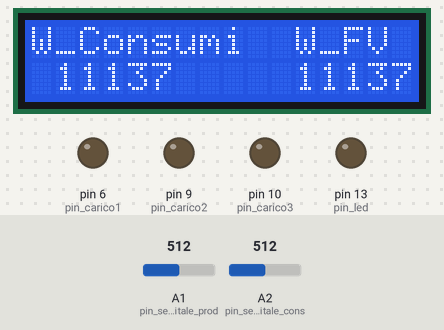
A sketch run on a simulated Arduino Uno, built with avr-gcc and run on an emulated ATmega328P. Parts: 16×2 character LCD, output pins drawn as LEDs (lit = HIGH). The test bench sets the inputs (shaded band); at power-on: A1 (pin_sensore_digitale_prod) = 512, A2 (pin_sensore_digitale_cons) = 512.

Above: at 4.3 s.
4.4 s: A1 (pin_sensore_digitale_prod) set to 190
At 5.6 s:
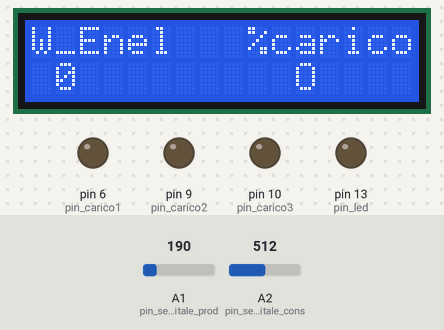
5.9 s: A1 (pin_sensore_digitale_prod) set to 208
At 7.3 s:
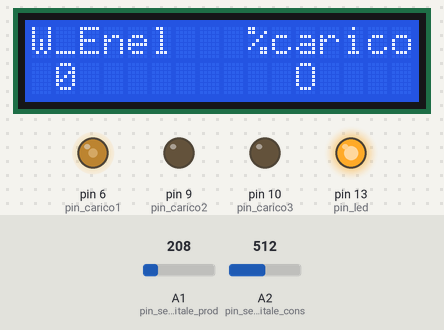
8.9 s: A1 (pin_sensore_digitale_prod) set to 122
11.4 s: A2 (pin_sensore_digitale_cons) set to 190
13.1 s: A2 (pin_sensore_digitale_cons) set to 212
At 15.0 s:
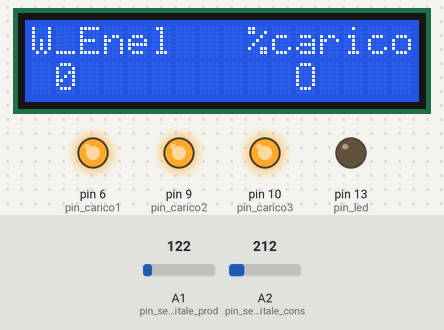
Timing chart, 0 to 16.5 s (numbered marks = the images above; inputs shaded):
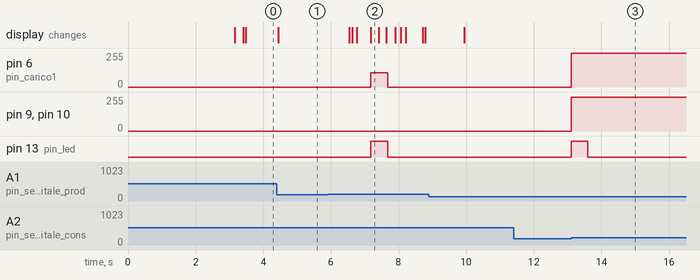

The sketch:

Penelope_2_Plus.ino
```cpp
/*
 PENELOPE_2_PLUS
 PROGRAMMA FV AUTOCONSUMO ZERO CON 2 SENSORI DIGITALI, "PENELOPE" E CON PIU' USCITE PWM:
 Versione per display 2x16 SERIALE (A4 e A5)
 Allaccio contatori a A1 e A2
 Uscite PWM: D6, D9 e D10
 autore SoftPlus Consumo Zero - email: luigi.marchi.faenza@gmail.com
 Versione 2 PLUS per PLC Forum - aggiornamento software del 7 maggio 2016:
 //
 //
 ATTENZIONE, IMPORTANTE:
 Arduino funziona a 5 volt e non ha problemi di sorta, circa il rischio di scariche elettriche.
 Circa l'alimentatore da rete è OBBLIGATORIO utilizzare un caricabatteria da telefonino (a norma) con uscita 8, 9 volt DC.
 Per operare sulle parti hardware di contorno occorre avere le competenze ed esperienze consolidate.
 Occorre essere ESPERTI e CON PATENTINO per gli interventi SUL QUADRO ELETTRICO e in apparecchiature con tensioni di rete (230 AC)
 e/o tensioni elevate di stringhe di pannelli fotovoltaici. E' pertanto necessario affidarsi a personale qualificato.
 Il produttore del software declina ogni responsabilità per danni elettrici.
 Quanto ai danni derivante da malfunzionamento del software, il produttore del software declina ogni responsabilità circa:
 1) danni derivanti da utilizzo di componentistica di contorno;
 2) danni derivanti da modifica del software originario;
 3) danni derivanti da scarsa esperienza e scarsa capacità professionale dell'installatore.
 //
 //
 IMPORTANTE: i due sensori da quadro vanno collocati: uno sulla linea dei consumi domestici, l'altro sulla linea che va all'inverter
 il relè a stato solido per il carico (boiler, stufette, scaldabagni) va inserito sulla linea dei consumi, perchè, per equilibrare
 produzione e consumi, si deve misurare, fra i consumi, anche quelli del carico aggiuntivo.
 //
 IMPORTANTE: i sensori digitali producono degli impulsi la cui distanza, l'uno dall'altro, è inversamente proporzionale alla potenza:
 ciò comporta una certa lentezza nella valutazione dei piccoli carichi,la contropartita è una misurazione "fiscale" della massima
 precisione, come i contatori Enel; i sensori utilizzati (reperibili presso ELCOTRONIC Srl) richiedono 3200 impulsi ora per un KWora.
 //
 Basetta di interfaccia, tra contatori e Arduino: 2 resistenze da 39 Kohm lato massa e 2 da 100 ohm lato 5 volt.
 Relativamente al numero di impulsi, va utilizzato il software relativo, oppure modificare le istruzioni che fanno riferimento
 agli impulsi (3200, 2000, 1000, ecc.)

 Modificare l'impostazione del display seriale (LiquiCrystal_I2C) in relazione all'hardware utilizzato:
 Non ci sono trimmer di taratura, neppure software:
 //
 */
#include <Arduino.h> //inclusione della libreria base:
// includere altre librerie:
#include <Wire.h>
#include <LiquidCrystal_I2C.h>
// *******************************DISPLAY SERIALE **************************************************
// LiquidCrystal_I2C lcd(0x20, 2, 1, 0, 4, 5, 6, 7, 3, POSITIVE);    // LCM1602 IIC A0 A1 A2:
// LiquidCrystal_I2C lcd(0x27, 2, 1, 0, 4, 5, 6, 7, 3, POSITIVE);    // LCM1602 IIC V1:
 LiquidCrystal_I2C lcd(0x3F, 2, 1, 0, 4, 5, 6, 7, 3, POSITIVE);    // indirizzo LCD Philips PCF8574AT:
// **************************************************************************************************
//
// ***************************************************************
int impulsi_x_Kw = 3200;                // dato modificabile:
// ***************************************************************
int parametro_modifica = 3000;          // dato modificabile:
// ***************************************************************
// altre definizioni:
//
// definizione delle variabili e dei pin di INPUT e OUTPUT:
int pin_carico1 = 6;        // carico analogico PWM1:
int pin_carico2 = 9;        // carico analogico PWM2:
int pin_carico3 = 10;        // carico analogico PWM3:
int pin_consumi = A2;       // pin dove arrivano gli impulsi dei consumi:
int pin_produzione = A1;    // pin dove arrivano gli impulsi della produzione fotovoltaica:
// il display seriale va collegato ai pin A4 e A5, oltre a 5 volt e GND:
int long ciclopwm = 0;       // va bene:
//int ciclopwm = 0;                    // questo va bene:
int ciclopwm1 = 0;                    // questo va bene:
int ciclopwm2 = 0;                    // questo va bene:
int ciclopwm3 = 0;                    // questo va bene:
unsigned long conta1 = 0;
unsigned long conta2 = 0;
unsigned long conta3 = 0;
unsigned long val_prod = 0;
unsigned long val_cons = 0;
int aumento = 0;
int potenza_watt_consumi = 0;
int potenza_watt_produzione = 0;
int buttonState = 0;
int modificaOK = 0;
int aumentoOK = 0;
unsigned long vecchio_millis_consumi = 0;
unsigned long corrente_millis_consumi = 0;
unsigned long tempo_trascorso_consumi = 0;
unsigned long vecchio_millis_produzione = 0;
unsigned long corrente_millis_produzione = 0;
unsigned long tempo_trascorso_produzione = 0;
unsigned long tempo_trascorso = 0;
unsigned long stop_tempo = 0;
unsigned long val;
unsigned long val1;
unsigned long val2;
unsigned int cicli = 0 ;
unsigned long sommaFV = 0;
unsigned long sommaCons = 0;
unsigned long millesimi = 0;
unsigned long mill_produzione = 0;
unsigned long mill_consumi = 0;
unsigned long tempo_adesso_consumi = 0;
unsigned long tempo_adesso_produzione = 0;
int volt_partitore_consumi = 0;
int volt_partitore_produzione = 0;
int modifica_rilevazioni = 0;
// altre definizioni:
void setup()
{
  pinMode(pin_carico1, OUTPUT);   //pin digitale 8 uscita carico PWM:
  pinMode(pin_carico2, OUTPUT);   //pin digitale 9 uscita carico PWM:
  pinMode(pin_carico3, OUTPUT);   //pin digitale 10 uscita carico PWM:
  pinMode(13, OUTPUT);           //pin led, o relè:
  pinMode(A1, INPUT);             //pin sensore digitale produzione:
  pinMode(A2, INPUT);             //pin sensore digitale consumi:
  //
  lcd.begin(16,2);  // Inizializzo LCD 16 caratteri per 2 linee, SERIALE:
  lcd.print("    SoftPlus    ");
  lcd.setCursor(0, 1);
  lcd.print("  Consumo Zero  ");
  delay(3000);
  //
  lcd.begin(16,2);
}
//
// Inizia ciclo
void loop() {
  //
  //
  // step 1 lettura dei dati digitali:
  //
  tempo_adesso_consumi = millis();
  if (tempo_adesso_consumi > vecchio_millis_consumi + 100)   // bisogna che siano passati almeno 100 millisecondi dall'ultima lettura:
  {
    // legge lo stato e percepisce l'impulso sul pin deputato a rilevare i consumi:
    //    buttonState = digitalRead(pin_consumi);
    //    if (buttonState == 1) // oppure if (buttonState == HIGH): è indifferente:
    volt_partitore_consumi = analogRead(A2);
    if (volt_partitore_consumi > 200)       // la tensione deve essere maggiore di 1 volt:
    {
      corrente_millis_consumi = millis();
      tempo_trascorso_consumi = corrente_millis_consumi - vecchio_millis_consumi;
      vecchio_millis_consumi = corrente_millis_consumi;
      // calcolo produzione media, in watt, di tempo in tempo:
      // 3200 impulsi ora per 1 Kwh, cioè 1.000 wattora:
      // per ogni 1000 wattora serve 1 impulso ogni 3600/3200 secondi cioè ogni 1,125 secondi:
      // se gli impulsi arrivano ogni 11,25 secondi abbiamo 100 wattora e così via:
      // poi bisogna tradurre in millesimi, laddove 1,125 secondi sono 1.125 millesimi di secondo:
      //       potenza_watt_consumi = 1000000 / tempo_trascorso_consumi * 36 / 64;        //valido per contatore da 6400 impulsi:
      potenza_watt_consumi = 1000000 / tempo_trascorso_consumi * 36 / (impulsi_x_Kw / 100);       //valido per qualunque contatore:
      //       potenza_watt_consumi = 1000000 / tempo_trascorso_consumi * 36 / 20;        //valido per contatore da 2000 impulsi:
      //       potenza_watt_consumi = 1000000 / tempo_trascorso_consumi * 36 / 10;        //valido per contatore da 1000 impulsi:
      val_cons = potenza_watt_consumi;
      val2 = val_cons;
      buttonState = 0;
      modifica_rilevazioni = 1;
      //    delay(100);        // ritardo per stoppare la ricerca degli impulsi e evitare disguidi:
    }
  }
  //
  //
  tempo_adesso_produzione = millis();
  if (tempo_adesso_produzione > vecchio_millis_produzione + 100)   // bisogna che siano passati almeno 100 millisecondi dall'ultima lettura:
  {
    // legge lo stato e percepisce l'impulso sul pin deputato a rilevare la produzione:
    volt_partitore_produzione = analogRead(A1);
    if (volt_partitore_produzione > 200)       // la tensione deve essere maggiore di 1 volt:
    {
      corrente_millis_produzione = millis();
      tempo_trascorso_produzione = corrente_millis_produzione - vecchio_millis_produzione;
      vecchio_millis_produzione = corrente_millis_produzione;
      // calcolo produzione media, in watt, di tempo in tempo:
      // 3200 impulsi ora per 1 Kwh, cioè 1.000 wattora:
      // cioè per ogni 1000 wattora serve 1 impulso ogni 3600/3200 secondi cioè ogni 1,125 secondi:
      // cioè se gli impulsi arrivano ogni 11,25 secondi abbiamo 100 wattora e così via:
      // poi bisogna tradurre in millesimi, laddove 1,125 secondi sono 1.125 millesimi di secondo:
      //       potenza_watt_produzione = 1000000 / tempo_trascorso_produzione * 36 / 64;       //valido per contatore da 6400 impulsi:
      //       potenza_watt_produzione = 1000000 / tempo_trascorso_produzione * 36 / 32;       //valido per contatore da 3200 impulsi:
      potenza_watt_produzione = 1000000 / tempo_trascorso_produzione * 36 / (impulsi_x_Kw / 100);       //valido per qualunque contatore:
      //       potenza_watt_produzione = 1000000 / tempo_trascorso_produzione * 36 / 10;       //valido per contatore da 1000 impulsi:
      val_prod = potenza_watt_produzione;
      val1 = val_prod;
      modifica_rilevazioni = 1;
      //    buttonState = 0;
      //    aumentoOK = 0;
      //    delay(100);        // ritardo per stoppare la ricerca degli impulsi e evitare disguidi:
    }
  }
  //
  //
  conta1 = (conta1 + 1);
  conta2 = (conta2 + 1);
  conta3 = (conta3 + 1);
  //
  //
  // step 2 modifica del cicloPWM per azzerare il differenziale tra produzione e consumi:
  //
  // faccio la modifica ogni volta che arriva un nuovo impulso dal contatore dei consumi o da quello dela produzione:
  if (modifica_rilevazioni == 1)
  {
    if (millis() > tempo_trascorso + 500)     // vogliamo che passi un pò di tempo, per il ricalcolo del differenziale:
      // if (millis() > tempo_trascorso + 200)     // vogliamo che passi un pò di tempo, per il ricalcolo:
    {
      modifica_rilevazioni = 0;
      // facciamo una verifica dello sbilancio e attiviamo il carico aggiuntivo giusto:
      if (val_prod > val_cons)            // alziamo il carico aggiuntivo:
      {
        aumento = (val_prod - val_cons) * 254 / parametro_modifica;
        // aumento = (val_prod - val_cons) * 254 / 3000;          // è un calcolo di tipo progressivo, molto reattivo:
        // aumento = (val_prod - val_cons) * 254 / 1000;
        // aumento = (val_prod - val_cons) * 254 / 10000;
        ciclopwm = ciclopwm + aumento;
      }
      else                                // diminuiamo il carico aggiuntivo:
      {
        aumento = (val_cons - val_prod) * 254 / parametro_modifica;
        // aumento = (val_cons - val_prod) * 254 / 3000;
        // aumento = (val_cons - val_prod) * 254 / 1000;
        // aumento = (val_cons - val_prod) * 254 / 10000;
        ciclopwm = ciclopwm - aumento;
      }
      // imposta i valori limite del ciclo_PWM (da 0 a 255) e li cambia:
      if (ciclopwm < 1) ciclopwm = 0;
      if (ciclopwm > 800) ciclopwm = 800;
      ciclopwm1 = ciclopwm;
      ciclopwm2 = 0;
      ciclopwm3 = 0;
      if (ciclopwm > 254)
      {
        ciclopwm1 = 254;
        ciclopwm2 = ciclopwm - 254;
      }
      if (ciclopwm > 508)
      {
        ciclopwm2 = 254;
        ciclopwm3 = (ciclopwm - 508);
      }
      if (ciclopwm > 762)
      {
        ciclopwm3 = 254;
      }
      analogWrite(pin_carico1, ciclopwm1);
      analogWrite(pin_carico2, ciclopwm2);
      analogWrite(pin_carico3, ciclopwm3);

      //      analogWrite(pin_carico, ciclopwm);
      aumentoOK = 1;       //mettiamo a "1" la variazione di aumento per evitare di ripeterla prima delle nuove misure:

      //
      // step 3 gestione del led di segnalazione sul pin 13, all'occorrenza:
      // predisposto per attivare un relè wireless convenzionale, per attivare il carico (boiler, stufetta, ecc.) in alternativa al RSS:
      //
      if (val_prod > val_cons + 500)
      {
        digitalWrite(13, HIGH);
        // consente di attivare un led (o un altro carico compatibile) sul pin 13 quando si ha a disposizione 1/2 Kw in più:
        // un eventuale relè che superi i 40 milliamper di consumo deve essere pilotato da un transistor:
      }
      else
      {
        digitalWrite(13, LOW);    // consente di disattivare il led se non si ha a disposizione un 1/2 Kw in più:
      }
      modifica_rilevazioni = 0;
      tempo_trascorso = millis();
    }
  }
  //
  //
  // step 4 gestione del display relativamente a consumi ( in watt) e produzione fotovoltaico (in watt):
  // la visualizzazione dei dati avviene solo dopo un certo numero di cicli di verifiche Arduino:
  //
  if (conta2 > 20000)     // lo faccio funzionare solo ogni 2 secondi circa:
  {
    conta2 = 0;
    conta1 = 0;
    lcd.clear();      // pulisce lo schermo:
    lcd.setCursor(0, 0);
    lcd.print("W_Consumi  W_FV ");
    lcd.setCursor(1, 1);
    lcd.print(val2);
    lcd.setCursor(11, 1);
    lcd.print(val1);
  }
  //
  //
  // step 5 gestione del display relativamente a prelievi dalla rete (Enel) o immissioni in rete (GSE), l'uno alternativo all'altro:
  // inoltre viene evidenziato il carico extra per pareggiare produzione e consumi(i cicli PWM vanno da 1 a 254),:
  // ma sono espressi in percentuale (da 0% a 100%):
  // con 3 uscite PWM la percentuale può arrivare fino a 314% la priorità è per i RSS collegato al pin D6, ma se il termostato stacca:
  // questo carico non è attivo e il carico utile passa al RSS collegato al PIN D9 e viene visualizzato in percentuale tra 100% e 200%
  // con altissima produzione FV possono essere attivi i primi 2 RSS e anche il terzo (viene evidenziato sul display un carico compreso
  // tra il 200% e il 300% oltre il 300% significa che i primi 3 RSS sono attivi o anche disattivati.
  //
  if (conta1 > 11000)            // deve visualizzare, a rotazione, solo ogni 2 secondi circa:
  {
    conta1 = 0;
    lcd.clear();      // pulisce lo schermo:
    // Visualizzo il messaggio sul display SERIALE con le informazioni:
    if (val2 >= val1)   //siamo in zona prelievi:
    {
      lcd.print("W_Enel   %carico");
      lcd.setCursor(1, 1);
      lcd.print(val2 - val1);
    }
    if (val2 < val1)   //siamo in zona immissioni:
    {
      lcd.print("W_GSE    %carico");
      lcd.setCursor(1, 1);
      lcd.print(val1 - val2);
    }
    lcd.setCursor(11, 1);
    if (ciclopwm > 1)
      lcd.print(ciclopwm * 100 / 254);
    else
      lcd.print("O");
  }
}
// FINE listato by SoftPlus Consumo Zero - Faenza. Per Nuovenergie Srl
```

Measured:
- the behaviour switches between 200 and 201 on A1 (pin_sensore_digitale_prod) (found by bisection; images 1 and 2)
- after the input at 5.9 s, pin 6 (pin_carico1): 0/255 → 107/255 after 1.3 s, → 0/255 0.50 s later; pin 13 (pin_led): LOW → HIGH after 1.3 s, → LOW 0.50 s later; the display: first changes after 0.64 s (image 2 shows a later state)
- after the input at 11.4 s, every drawn part: stays the same
- after the input at 13.1 s, pin 6 (pin_carico1), pin 9 (pin_carico2), pin 10 (pin_carico3): 0/255 → 254/255 at once; pin 13 (pin_led): LOW → HIGH at once, → LOW 0.50 s later
